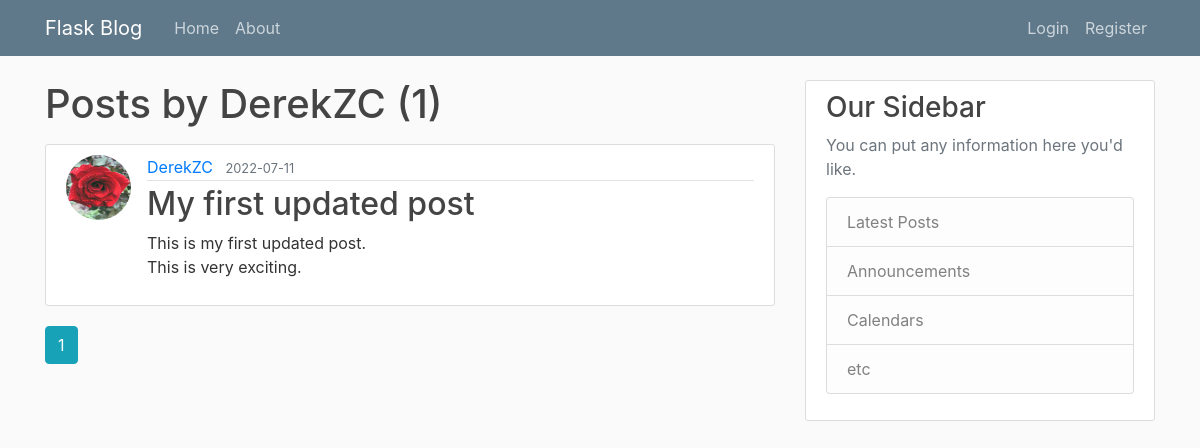
/user/DerekZC, run on an earlier commit of the app's database.
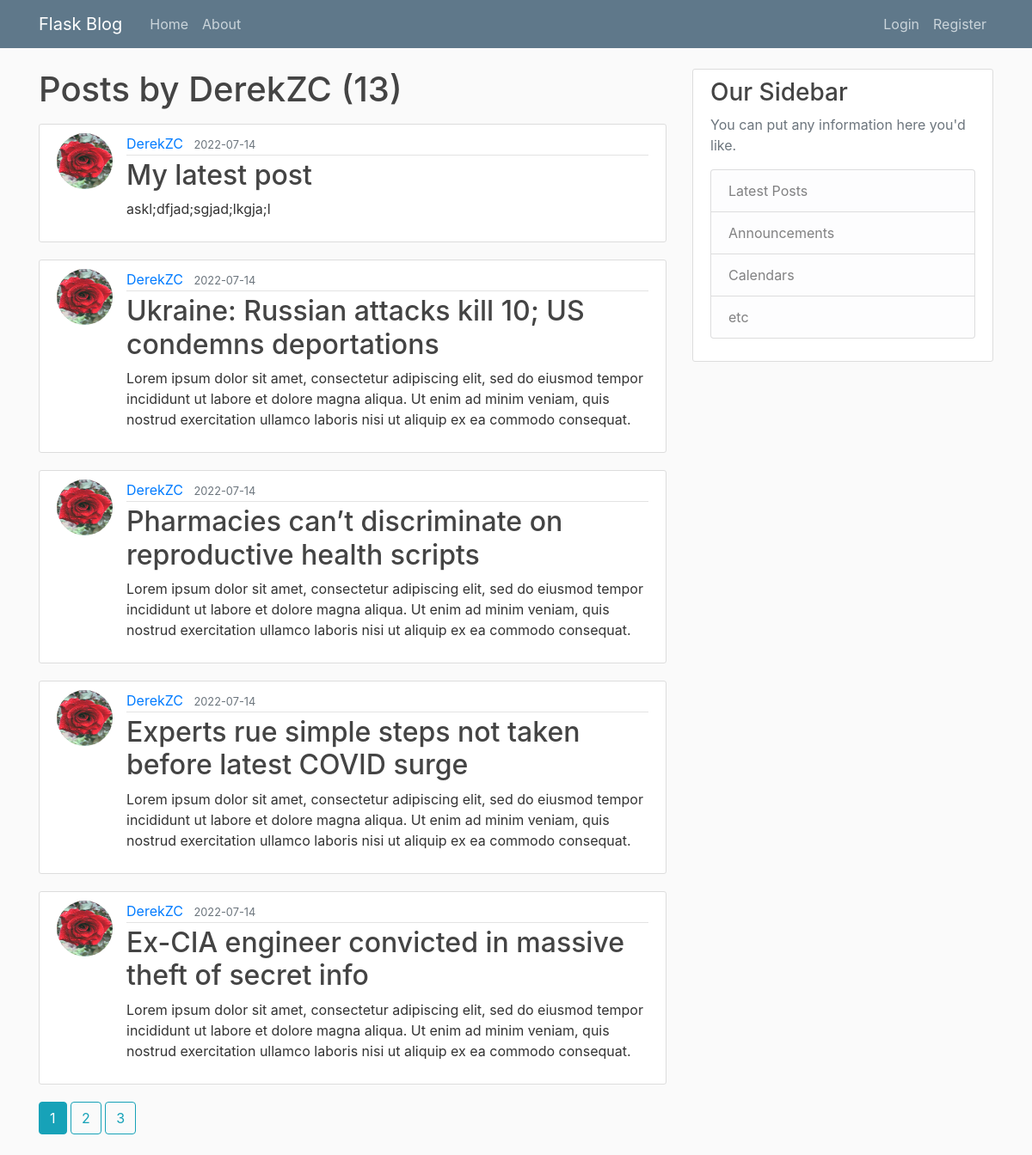
And on a later commit of the database.
### flaskblog/models.py (models this page shows, shortened)
class User(db.Model, UserMixin):
    id         = db.Column(db.Integer, primary_key=True)    # primary_key is a unique id for our user
    username   = db.Column(db.String(20), unique=True, nullable=False)   # 20 character max length, must be unique, can't null bc username required
    email      = db.Column(db.String(120), unique=True, nullable=False)
    image_file = db.Column(db.String(20), nullable=False, default='default.jpg')
    password   = db.Column(db.String(60), nullable=False)
    posts      = db.relationship('Post', backref='author', lazy=True)    # runs in the background b/c not a column

class Post(db.Model):
    id          = db.Column(db.Integer, primary_key=True)
    title       = db.Column(db.String(100), nullable=False)
    date_posted = db.Column(db.DateTime, nullable=False, default=datetime.utcnow)
    content     = db.Column(db.Text, nullable=False)
    user_id     = db.Column(db.Integer, db.ForeignKey('user.id'), nullable=False) # user.id is going to be the user who authored the post

### flaskblog/routes.py (the view)
@app.route("/user/<string:username>")
def user_posts(username):
    page = request.args.get('page', 1, type=int)
    user = User.query.filter_by(username=username).first_or_404()
    posts = Post.query.filter_by(author=user)\
        .order_by(Post.date_posted.desc())\
        .paginate(page=page, per_page=5)
    return render_template('user_posts.html', posts=posts, user=user)

### flaskblog/templates/user_posts.html
{% extends "layout.html" %}
{% block content %}
    <h1 class="mb-3">Posts by {{ user.username }} ({{ posts.total }})</h1>
    {% for post in posts.items %}
        <article class="media content-section">
            <img class="rounded-circle article-img" src="{{ url_for('static', filename='profile_pics/' + post.author.image_file) }}" alt="">
            <div class="media-body">
                <div class="article-metadata">
                    <a class="mr-2" href="{{ url_for('user_posts', username=post.author.username) }}">{{ post.author.username }}</a>
                    <small class="text-muted">{{ post.date_posted.strftime('%Y-%m-%d') }}</small>
                </div>
                <h2><a class="article-title" href="{{ url_for('post', post_id=post.id) }}">{{ post.title }}</a></h2>
                <p class="article-content">{{ post.content }}</p>
            </div>
        </article>
    {% endfor %}
    {% for page_num in posts.iter_pages(left_edge=1, right_edge=1, left_current=1, right_current=2) %}
        {% if page_num %}
            {% if posts.page == page_num %}
                <a class="btn btn-info mb-4" href="{{ url_for('user_posts', username=user.username, page=page_num) }}">{{ page_num }}</a>
            {% else %}
                <a class="btn btn-outline-info mb-4" href="{{ url_for('user_posts', username=user.username, page=page_num) }}">{{ page_num }}</a>
            {% endif %}
        {% else %}
            ...
        {% endif %}
    {% endfor %}
{% endblock content %}

### flaskblog/templates/layout.html (shortened to what this page needs)
<!DOCTYPE html>
<html lang="en">
<head>
    <link rel="stylesheet" href="https://maxcdn.bootstrapcdn.com/bootstrap/4.0.0/css/bootstrap.min.css">
    <link rel="stylesheet" type="text/css" href="{{ url_for('static', filename='main.css') }}">
</head>
<body>
    <header class="site-header">
        <nav class="navbar navbar-expand-md navbar-dark bg-steel fixed-top">
            <div class="container">
              <a class="navbar-brand mr-4" href="/">Flask Blog</a>
              <div class="collapse navbar-collapse" id="navbarToggle">
                <div class="navbar-nav mr-auto">
                  <a class="nav-item nav-link" href="{{ url_for('home') }}">Home</a>
                  <a class="nav-item nav-link" href="{{ url_for('about') }}">About</a>
                </div>
                <div class="navbar-nav">
                  {% if current_user.is_authenticated %}
                    <a class="nav-item nav-link" href="{{ url_for('new_post') }}">New Post</a>
                    <a class="nav-item nav-link" href="{{ url_for('account') }}">Account</a>
                    <a class="nav-item nav-link" href="{{ url_for('logout') }}">Logout</a>
                  {% else %}
                    <a class="nav-item nav-link" href="{{ url_for('login') }}">Login</a>
                    <a class="nav-item nav-link" href="{{ url_for('register') }}">Register</a>
                  {% endif %}
                </div>
              </div>
            </div>
        </nav>
    </header>
    <main role="main" class="container">
        <div class="row">
          <div class="col-md-8">
            {% block content %}{% endblock %}
          </div>
          <div class="col-md-4">
            <div class="content-section">
              <h3>Our Sidebar</h3>
              <p class='text-muted'>You can put any information here you'd like.
                <ul class="list-group">
                  <li class="list-group-item list-group-item-light">Latest Posts</li>
                  <li class="list-group-item list-group-item-light">Announcements</li>
                  <li class="list-group-item list-group-item-light">Calendars</li>
                  <li class="list-group-item list-group-item-light">etc</li>
                </ul>
              </p>
            </div>
          </div>
        </div>
    </main>
</body>
</html>

### flaskblog/static/main.css (style rules this page uses)
body { background: #fafafa; color: #333333; margin-top: 5rem; }
h1, h2, h3, h4, h5, h6 { color: #444444; }
.bg-steel { background-color: #5f788a; }
.site-header .navbar-nav .nav-link { color: #cbd5db; }
.content-section { background: #ffffff; padding: 10px 20px; border: 1px solid #dddddd; border-radius: 3px; margin-bottom: 20px; }
.article-title { color: #444444; }
.article-content { white-space: pre-line; }
.article-img { height: 65px; width: 65px; margin-right: 16px; }
.article-metadata { padding-bottom: 1px; margin-bottom: 4px; border-bottom: 1px solid #e3e3e3 }

What changed in the data, as far as the page shows it:
no longer on this page (row unchanged): Post: image_file (picture), author.username "DerekZC", date_posted "2022-07-11", title "My first updated post", content "This is my first updated post. This is very exciting."
added Post: image_file (picture), author.username "DerekZC", date_posted "2022-07-14", title "My latest post", content "askl;dfjad;sgjad;lkgja;l"
added Post: image_file (picture), author.username "DerekZC", date_posted "2022-07-14", title "Ukraine: Russian attacks kill 10; US condemns deportations", content "Lorem ipsum dolor sit amet, consectetur adipiscing elit, sed do eiusmod tempor incididunt ut labore et dolore magna aliqua. Ut enim ad minim veniam, quis nostrud exercitation ullamco laboris nisi ut aliquip ex ea commodo consequat."
added Post: image_file (picture), author.username "DerekZC", date_posted "2022-07-14", title "Pharmacies can’t discriminate on reproductive health scripts", content "Lorem ipsum dolor sit amet, consectetur adipiscing elit, sed do eiusmod tempor incididunt ut labore et dolore magna aliqua. Ut enim ad minim veniam, quis nostrud exercitation ullamco laboris nisi ut aliquip ex ea commodo consequat."
added Post: image_file (picture), author.username "DerekZC", date_posted "2022-07-14", title "Experts rue simple steps not taken before latest COVID surge", content "Lorem ipsum dolor sit amet, consectetur adipiscing elit, sed do eiusmod tempor incididunt ut labore et dolore magna aliqua. Ut enim ad minim veniam, quis nostrud exercitation ullamco laboris nisi ut aliquip ex ea commodo consequat."
added Post: image_file (picture), author.username "DerekZC", date_posted "2022-07-14", title "Ex-CIA engineer convicted in massive theft of secret info", content "Lorem ipsum dolor sit amet, consectetur adipiscing elit, sed do eiusmod tempor incididunt ut labore et dolore magna aliqua. Ut enim ad minim veniam, quis nostrud exercitation ullamco laboris nisi ut aliquip ex ea commodo consequat."
Also different on the page:
{{ posts.total }}: "1" → "13"
new list line: "2"
new list line: "3"
